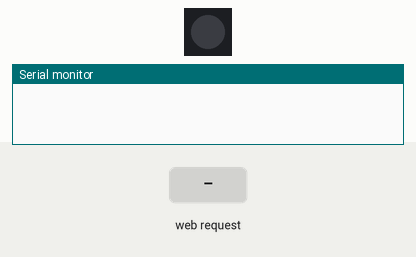
Bench run of a sketch on a simulated ESP8266 (NodeMCU). Shown: 1 RGB LEDs in strip order, left to right, the last lines printed to the serial monitor. Inputs (shaded band) come from the test bench. Dim RGB values are drawn brighter than linear.

Above: at 1.2 s.
1.3 s: HTTP request GET /color_change?r=1&g=1&b=1 received
At 2.5 s:
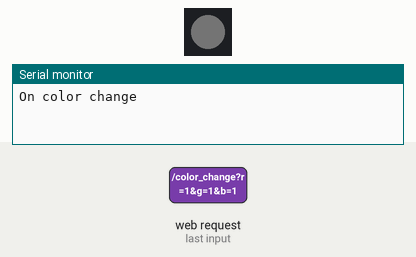
2.8 s: HTTP request GET /color_change?r=120&g=120&b=120 received
At 3.6 s:
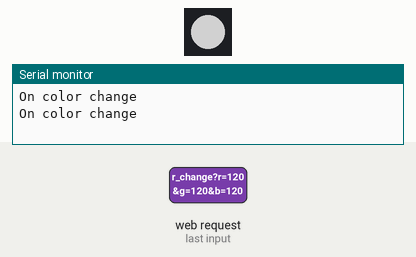
Timing chart, 0 to 5.8 s (numbered marks = the images above; inputs shaded):
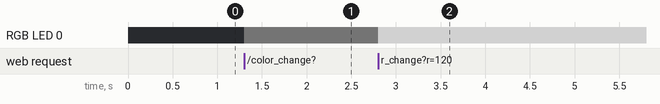

Measured:
- after the input at 1.3 s, RGB LED 0: off → RGB(1, 1, 1) at once
- after the input at 2.8 s, RGB LED 0: RGB(1, 1, 1) → RGB(120, 120, 120) at once

The sketch:

lab4.ino
```cpp
#include <ESP8266WiFi.h>
#include <ESP8266WebServer.h>
#include <Adafruit_NeoPixel.h>
#include "html_homepage.h"

#define PIN_BUTTON   0
#define PIN_LED     15
#define PIN_BUZZER  13


// create pixel object
Adafruit_NeoPixel pixel = Adafruit_NeoPixel(1, PIN_LED, NEO_GRB + NEO_KHZ800);
ESP8266WebServer server(80);

int r, g, b;

void on_homepage(){
  Serial.println("On homepage");
  String html = FPSTR(html_homepage);
  server.send(200, "text/html", html);
}

void on_color_change(){
  Serial.println("On color change");
  if (server.hasArg("r") && server.hasArg("g") && server.hasArg("b")){
    r = server.arg("r").toInt();
    g = server.arg("g").toInt();
    b = server.arg("b").toInt();
  }
  pixel.setPixelColor(0, pixel.Color(r, g, b));
  pixel.show();
  server.send(200, "text/html", "<h1>Received color change</h1>");
}

void on_js(){
  Serial.println("On js");
  String json = "{";
  json += "\"light\":";
  json += (analogRead(A0));
  json += ", \"button\":";
  json += (1-digitalRead(PIN_BUTTON));
  json += ", \"color\": \"(";
  json += r;
  json += ", ";
  json += g;
  json += ", ";
  json += b;
  json += ")\"}";
  Serial.println(json);
  server.send(200, "text/html", json);
}

void setup() {
  Serial.begin(115200);
  pixel.begin();
  pixel.show();

  WiFi.mode(WIFI_AP);
  String ap_name = "Group 14";
  WiFi.softAP(ap_name.c_str());

  server.on("/", on_homepage);
  server.on("/color_change", on_color_change);
  server.on("/js", on_js);

  server.begin();
}

void loop() {
 server.handleClient();
}
```

html_homepage.h
```cpp
const char html_homepage[] PROGMEM = R"(
<html>
<head>
<title>CS390N Lab 4 Exercise</title>
<meta name='viewport' content='width=device-width, initial-scale=1'>
<style>
.colour-changer {
  width: 10px;
  height: 10px;
}
.disp-value {
  width: 50px;
}
table {
  border: 0px;
  padding: 0px;
  border-spacing:0;
  border-collapse: collapse;
}
</style>
</head>
<body>
  <table>
  <tr>
    <td><b>Light</b>:</td><td class='disp-value'><label id='lbl_lit'></label></td> <!-- label for light information -->
    <td><b>Button</b>:</td><td class='disp-value'><label id='lbl_but'></label><br></td> <!-- label for button information -->
  </tr>
  <tr>
    <td><b>Selected color</b>:<label id='lbl_col'></label></td> <!-- label for selected color -->
  </tr>
  </table>
  <script>
    var nh=36,nl=25;
    function w(s) {document.write(s);}
    function id(s){return document.getElementById(s);}

    // creates table with all colors
    w('<table>');
    for(i=0;i<nh;i++) {
      w('<tr>');
      for(j=0;j<nl;j++) {
        w('<td class="colour-changer"></td>');
      }
      w('</tr>');
    }
    w('</table>');
    function toArray(arr) {
      return Array.prototype.slice.call(arr);
    }

    // gets selected colors and returns part of the url containing the arguments
    function rgb2cc(rgb) {
      rgb = rgb.match(/^rgba?\((\d+),\s*(\d+),\s*(\d+)(?:,\s*(\d+))?\)$/);
      var r=rgb[1];
      var g=rgb[2];
      var b=rgb[3];
      /*
      /  The following function will update the color_change page.
      */
      return 'color_change?r='+r+'&g='+g+'&b='+b;
    }
    toArray(document.querySelectorAll('.colour-changer')).forEach(function(div, i, arr) {
      var ih=(i/nl)>>0;
      var il=i%nl;
      var hue=(ih/nh)*360;
      var bright=100-(il+1)/nl*100;
      div.style.background='hsl('+hue+',100%,'+bright+'%)';
      function click(event) {
        var xhr = new XMLHttpRequest();
        xhr.open('GET', rgb2cc(div.style.backgroundColor), true); // sends a get request with the selected colors
        xhr.send(null);
        console.log('HTTP request sent');
        event.preventDefault();
      }
      div.addEventListener('click', click); // adds click event listener to all color buttons in table
    });
    function loadValues() {
      var xhr=new XMLHttpRequest();
      xhr.onreadystatechange=function() {
        if(xhr.readyState==4 && xhr.status==200) {
          console.log('HTTP request received: ' + xhr.responseText);
          // receives information as json
          var jd=JSON.parse(xhr.responseText);
          // updates information on page with information received
          id('lbl_lit').innerHTML=jd.light;
          id('lbl_but').innerHTML=(jd.button)?'pressed':'released';
          id('lbl_col').innerHTML=("" + jd.color);
        }
      };
      xhr.open('GET','js',true); // sends get request to server for information
      xhr.send();
    }
    setInterval(loadValues, 500); // sends get request every 500ms
  </script>
</body>
</html>
)";
```
